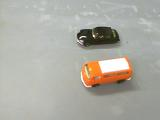
%> input picture Day03/toycars1.png, 160 x 120 px
$ octave ex05.m   (GNU Octave 9; MATLAB toolbox functions it lacks are replaced by stand-ins)
%> lines starting %> are read from the running program, lines starting %| are printed output that depends on the picture
A =imread('toycars1.png');
%> A is the input picture: size 120x160x3 uint8; mean R, G, B 173.1, 171.4, 163
B =imread('toycars2.png');
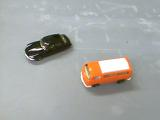
%> input picture Day03/toycars2.png, 160 x 120 px
%> B is the input picture: size 120x160x3 uint8; mean R, G, B 167.7, 168.8, 166.3

subplot(2,2,1);
imshow(A);
subplot(2,2,2);
imshow(B);

Output = imsubtract(A,B);
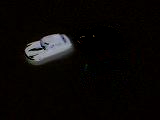
%> Output: size 120x160x3 uint8; mean R, G, B 10, 7.8, 6.9

subplot(2,2,3);
imshow(Output);

Output2 = imabsdiff(A,B);
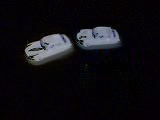
%> Output2: size 120x160x3 uint8; mean R, G, B 14.6, 13, 17.1
subplot(2,2,4);
imshow(Output2);
